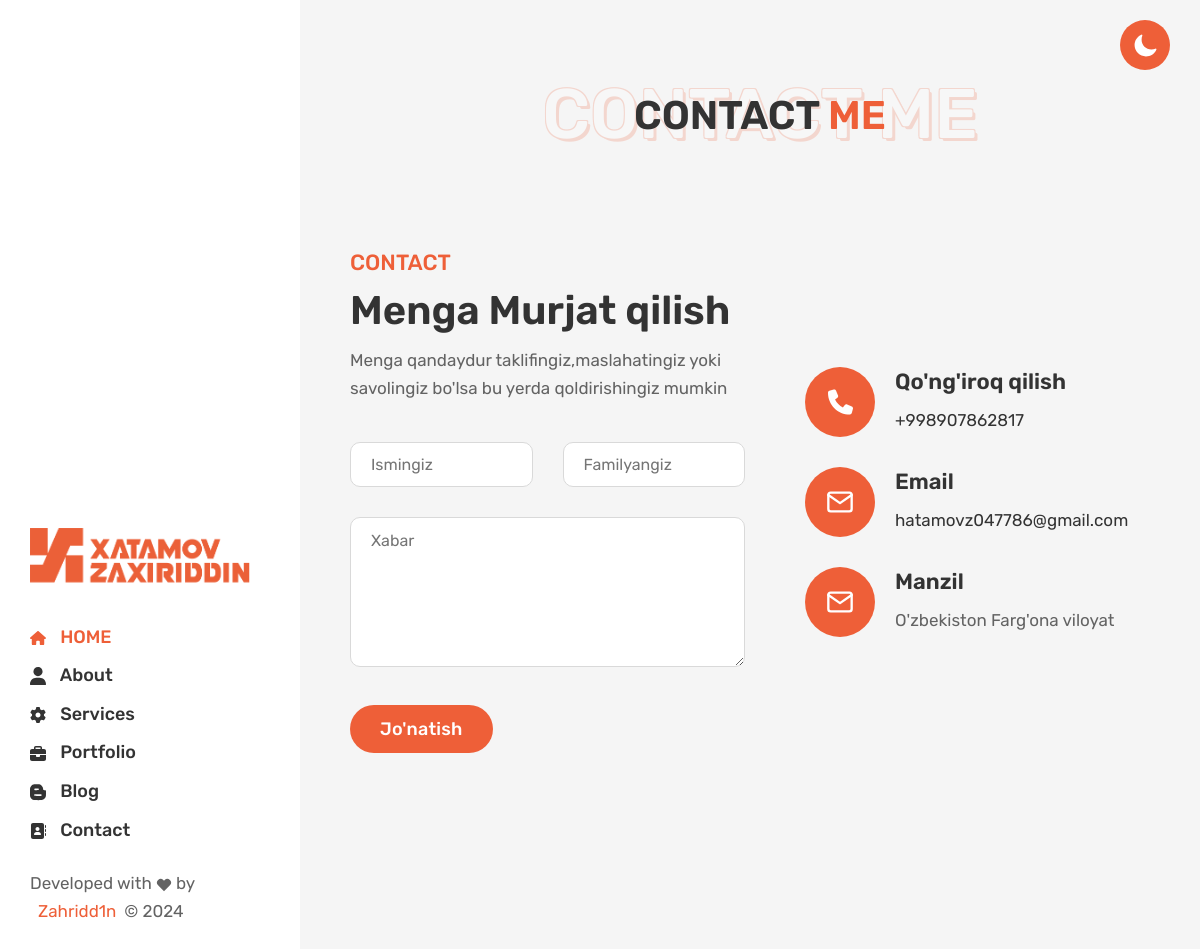
Page /contact/ on the committed database.
### main/models.py (models this page shows, shortened)
class AboutMe(models.Model):
    image = models.ImageField(upload_to='aboutme/')
    title = models.CharField(max_length=155)
    first_name = models.CharField(max_length=100)
    last_name = models.CharField(max_length=100)
    address = models.CharField(max_length=255)
    phone = models.CharField(max_length=15)
    email = models.CharField(max_length=100)
    age = models.IntegerField()
    nationality = models.CharField(max_length=200)
    language = models.CharField(max_length=255)
    description = models.CharField(max_length=255, blank=True, null=True)

### main/views.py (the view)
# urls.py: path('contact/', views.contact, name='contact'),
def contact(request):
    aboutme = models.AboutMe.objects.last()
    context = {
        'aboutme': aboutme,
    }
    if request.method == 'POST':
        name = request.POST.get('name')
        email = request.POST.get('email')
        message = request.POST.get('message')
        contact = models.Contact.objects.create(name=name, email=email, message=message)
    return render(request, 'front/contact.html', context)

### templates/front/contact.html (shortened to what this page needs)
{% extends 'front/base.html' %}
{% block content %}
<main class="main__content_wrapper">
        <div class="inner__page--content__style3">
            <div class="page__content--style3__padding">
                <div class="page__heading style3">
                    <h1 class="page__heading--title">CONTACT ME</h1>
                    <h2 class="page__heading--subtitle">CONTACT <span>ME</span></h2>
                </div>
                <section class="contact__section contact__page--style section--padding">
                    <div class="row align-items-center">
                        <div class="col-lg-6">
                            <div class="contact__left">
                                <div class="section__heading mb-50">
                                    <span class="section__heading--subtitle text__secondary">CONTACT</span>
                                    <h2 class="section__heading--title mb-10">Menga Murjat qilish </h2>
                                    <p class="section__heading--desc">Menga qandaydur taklifingiz,maslahatingiz yoki savolingiz bo'lsa bu yerda qoldirishingiz mumkin</p>
                                </div>
                                <form class="contact__form" method="post">{% csrf_token %}
                                    <div class="row">
                                        <div class="col-lg-6 col-md-6 col-sm-6 mb-30">
                                            <input class="contact__input--field" placeholder="Ismingiz" name="name" type="text">
                                        </div>
                                        <div class="col-lg-6 col-md-6 col-sm-6 mb-30">
                                            <input class="contact__input--field" placeholder="Familyangiz" name="email" type="text">
                                        </div>
                                    </div>
                                    <textarea class="contact__textarea--field" name="message" placeholder="Xabar"></textarea>
                                    <button class="contact__button primary__btn">Jo'natish</button>
                                </form>
                            </div>
                        </div>
                        <div class="col-lg-6">
                            <div class="contact__info">
                                <div class="contact__info--items d-flex align-items-center">
                                    <span class="contact__info--icon">
                                    </span>
                                    <div class="contact__info--content">
                                        <h3 class="contact__info--title">Qo'ng'iroq qilish</h3>
                                        <p class="contact__info--desc">
                                            <a href="tel:{{aboutme.phone}}">{{aboutme.phone}}</a> <br>
                                        </p>
                                    </div>
                                </div>
                                <div class="contact__info--items d-flex align-items-center">
                                    <span class="contact__info--icon">
                                    </span>
                                    <div class="contact__info--content">
                                        <h3 class="contact__info--title">Email </h3>
                                        <p class="contact__info--desc">
                                            <a href="mailto:{{aboutme.email}}">{{aboutme.email}}</a> <br>
                                        </p>
                                    </div>
                                </div>
                                <div class="contact__info--items d-flex align-items-center">
                                    <span class="contact__info--icon">
                                    </span>
                                    <div class="contact__info--content">
                                        <h3 class="contact__info--title">Manzil</h3>
                                        <p class="contact__info--desc">
                                            {{aboutme.address}}
                                        </p>
                                    </div>
                                </div>
                            </div>
                        </div>
                    </div>
                </section>
                <div class="contact__map--area contact__page--map section--padding pt-0">
                    <div class="col-9"  id="map" style="height: 500px;" ></div>
                </div>
            </div>
        </div>
    </main>
{% endblock %}

### rows in the picture
AboutMe: phone "+998907862817", email "hatamovz047786@gmail.com", address "O'zbekiston Farg'ona viloyat"
